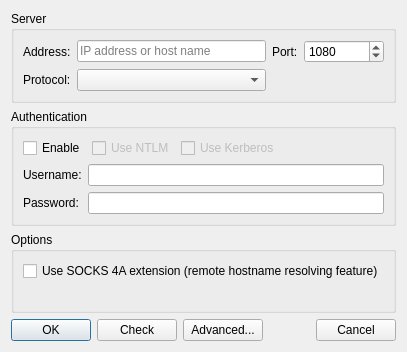
<?xml version="1.0" encoding="UTF-8"?>
<ui version="4.0">
 <class>ProxyServerDialog</class>
 <widget class="QDialog" name="ProxyServerDialog">
  <property name="windowTitle">
   <string>Proxy Server</string>
  </property>
  <layout class="QVBoxLayout" name="mainLayout">
   <item>
    <widget class="QGroupBox" name="serverGroup">
     <property name="title">
      <string>Server</string>
     </property>
     <layout class="QGridLayout" name="serverLayout">
      <item row="0" column="0">
       <widget class="QLabel" name="addressLabel">
        <property name="text">
         <string>Address:</string>
        </property>
       </widget>
      </item>
      <item row="0" column="1">
       <widget class="QLineEdit" name="addressEdit">
        <property name="placeholderText">
         <string>IP address or host name</string>
        </property>
       </widget>
      </item>
      <item row="0" column="2">
       <widget class="QLabel" name="portLabel">
        <property name="text">
         <string>Port:</string>
        </property>
       </widget>
      </item>
      <item row="0" column="3">
       <widget class="QSpinBox" name="portSpin">
        <property name="minimumSize">
         <size>
          <width>80</width>
          <height>0</height>
         </size>
        </property>
        <property name="minimum">
         <number>1</number>
        </property>
        <property name="maximum">
         <number>65535</number>
        </property>
        <property name="value">
         <number>1080</number>
        </property>
       </widget>
      </item>
      <item row="1" column="0">
       <widget class="QLabel" name="protocolLabel">
        <property name="text">
         <string>Protocol:</string>
        </property>
       </widget>
      </item>
      <item row="1" column="1">
       <widget class="QComboBox" name="protocolCombo"/>
      </item>
     </layout>
    </widget>
   </item>
   <item>
    <widget class="QGroupBox" name="authGroup">
     <property name="title">
      <string>Authentication</string>
     </property>
     <layout class="QGridLayout" name="authLayout">
      <item row="0" column="0" colspan="2">
       <layout class="QHBoxLayout" name="authRow">
        <item>
         <widget class="QCheckBox" name="authEnableCheck">
          <property name="text">
           <string>Enable</string>
          </property>
         </widget>
        </item>
        <item>
         <widget class="QCheckBox" name="ntlmCheck">
          <property name="enabled">
           <bool>false</bool>
          </property>
          <property name="toolTip">
           <string>Not supported</string>
          </property>
          <property name="text">
           <string>Use NTLM</string>
          </property>
         </widget>
        </item>
        <item>
         <widget class="QCheckBox" name="kerberosCheck">
          <property name="enabled">
           <bool>false</bool>
          </property>
          <property name="toolTip">
           <string>Not supported</string>
          </property>
          <property name="text">
           <string>Use Kerberos</string>
          </property>
         </widget>
        </item>
        <item>
         <spacer name="authSpacer">
          <property name="orientation">
           <enum>Qt::Horizontal</enum>
          </property>
          <property name="sizeHint" stdset="0">
           <size>
            <width>40</width>
            <height>20</height>
           </size>
          </property>
         </spacer>
        </item>
       </layout>
      </item>
      <item row="1" column="0">
       <widget class="QLabel" name="userLabel">
        <property name="text">
         <string>Username:</string>
        </property>
       </widget>
      </item>
      <item row="1" column="1">
       <widget class="QLineEdit" name="userEdit"/>
      </item>
      <item row="2" column="0">
       <widget class="QLabel" name="passLabel">
        <property name="text">
         <string>Password:</string>
        </property>
       </widget>
      </item>
      <item row="2" column="1">
       <widget class="QLineEdit" name="passEdit">
        <property name="echoMode">
         <enum>QLineEdit::Password</enum>
        </property>
       </widget>
      </item>
     </layout>
    </widget>
   </item>
   <item>
    <widget class="QGroupBox" name="optionsGroup">
     <property name="title">
      <string>Options</string>
     </property>
     <layout class="QVBoxLayout" name="optionsLayout">
      <item>
       <widget class="QCheckBox" name="socks4aCheck">
        <property name="text">
         <string>Use SOCKS 4A extension (remote hostname resolving feature)</string>
        </property>
       </widget>
      </item>
      <item>
       <widget class="QLabel" name="noOptionsLabel">
        <property name="text">
         <string/>
        </property>
       </widget>
      </item>
     </layout>
    </widget>
   </item>
   <item>
    <layout class="QHBoxLayout" name="buttonsRow">
     <item>
      <widget class="QPushButton" name="okButton">
       <property name="text">
        <string>OK</string>
       </property>
       <property name="default">
        <bool>true</bool>
       </property>
      </widget>
     </item>
     <item>
      <widget class="QPushButton" name="checkButton">
       <property name="text">
        <string>Check</string>
       </property>
      </widget>
     </item>
     <item>
      <widget class="QPushButton" name="advancedButton">
       <property name="text">
        <string>Advanced...</string>
       </property>
      </widget>
     </item>
     <item>
      <spacer name="buttonsSpacer">
       <property name="orientation">
        <enum>Qt::Horizontal</enum>
       </property>
       <property name="sizeHint" stdset="0">
        <size>
         <width>40</width>
         <height>20</height>
        </size>
       </property>
      </spacer>
     </item>
     <item>
      <widget class="QPushButton" name="cancelButton">
       <property name="text">
        <string>Cancel</string>
       </property>
      </widget>
     </item>
    </layout>
   </item>
  </layout>
 </widget>
 <resources/>
 <connections/>
</ui>
